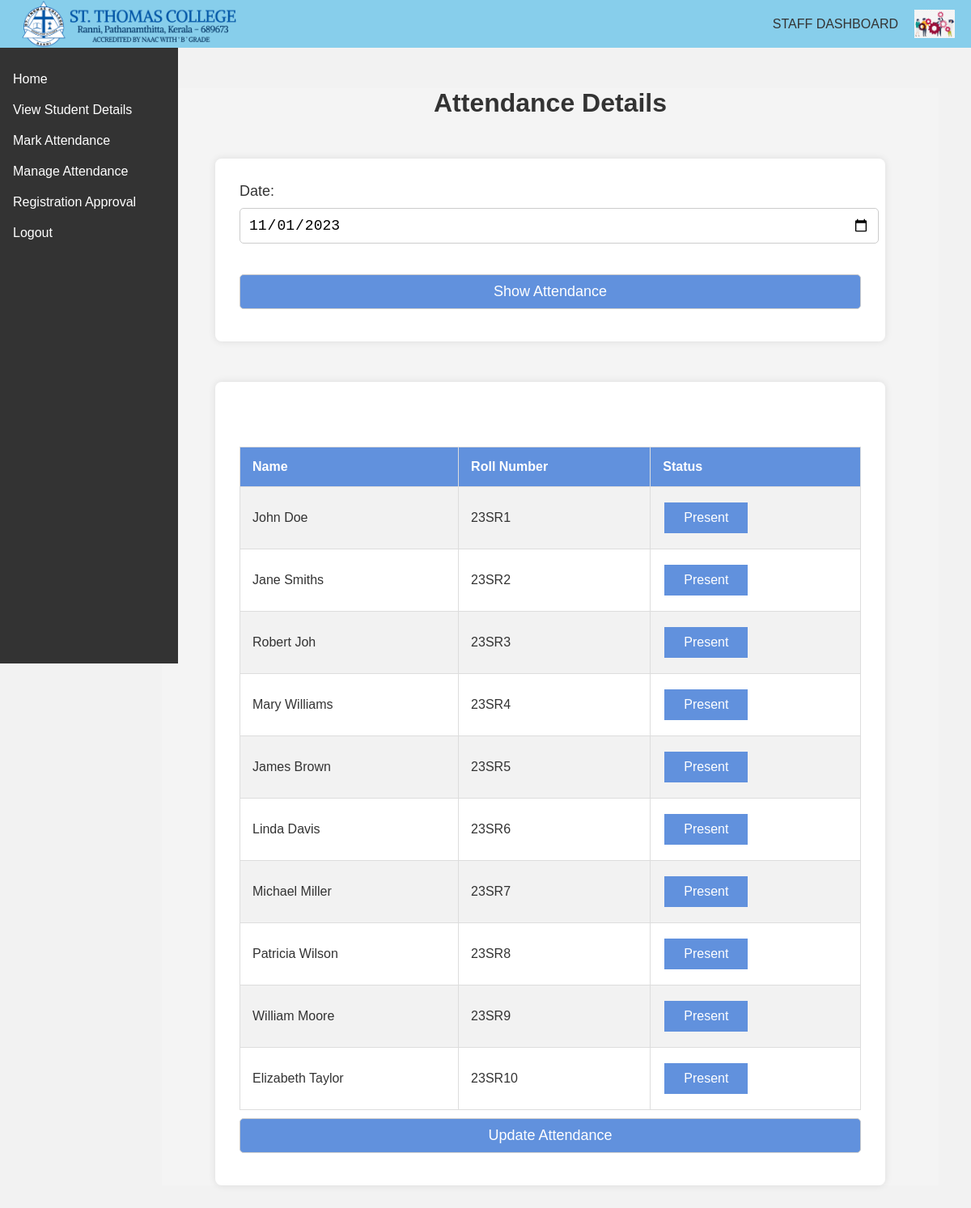
The app's page /edit_attendance/2023-11-01/ with its own data.
### college_app/models.py (models this page shows, shortened)
class Attendance(models.Model):
    student = models.ForeignKey(Student, on_delete=models.CASCADE)
    date = models.DateField()
    is_present = models.BooleanField(default=False)
    class Meta:
        unique_together = ('student', 'date')

class Student(models.Model):
    GENDER_CHOICES = (
        ('M', 'Male'),
        ('F', 'Female'),
        ('O', 'Other'),
    )
    COURSE_CHOICES = (
        ('MCA', 'MCA'),
        ('MBA', 'MBA'),
        ('MMH', 'MMH'),
        ('MA', 'MA'),
        ('MSW', 'MSW'),
        ('MCMS', 'MCMS'),
    )
    name = models.CharField(max_length=200, validators=[MinLengthValidator(2)])
    email = models.EmailField(max_length=254, unique=True)
    contact = models.CharField(max_length=10, unique=True)
    parent_name = models.CharField(max_length=200, validators=[MinLengthValidator(2)])
    gender = models.CharField(max_length=1, choices=GENDER_CHOICES)
    course = models.CharField(max_length=4, choices=COURSE_CHOICES)
    date_of_birth = models.DateField()
    registration_date = models.DateTimeField(auto_now_add=True)
    student_image = models.ImageField(upload_to='students/images/')
    roll_number = models.CharField(max_length=50, unique=True, blank=True)
    password = models.CharField(
        max_length=100,
        validators=[
            RegexValidator(
                regex=r'^(?=.*[A-Za-z])(?=.*\d)(?=.*[@$!%*#?&])[A-Za-z\d@$!%*#?&]{8,}$',
                message="Password should have at least one letter, one number, and one special character"
            )
        ]
    )
    is_approved = models.BooleanField(default=False)

### college_app/views.py (the view)
# urls.py: path('edit_attendance/<str:date>/', views.edit_attendance, name='edit_attendance'),
def edit_attendance(request, date):
    attendances = Attendance.objects.filter(date=date)
    if request.method == 'POST':
        for attendance in attendances:
            form = AttendanceForm(request.POST, instance=attendance, prefix=str(attendance.id))
            if form.is_valid():
                form.save()
        return redirect('attendance_details')
    else:
        forms = [AttendanceForm(instance=attendance, prefix=str(attendance.id)) for attendance in attendances]
    return render(request, 'edit_attendance.html', {'forms': forms, 'date': date})

### templates/edit_attendance.html (shortened to what this page needs)
{%extends 's_base.html'%} {% load static %} {% block content %}
<!DOCTYPE html>
<html lang="en">
  <head>
  </head>
  <body>
    <div class="body">
      <h1>Attendance Details</h1>
      <form method="get">
        <label for="date">Date:</label><br />
        <input
          type="date"
          id="date"
          name="date"
          value="{{ date }}"
        /><br /><br />
        <input type="submit" value="Show Attendance" />
      </form>
      <form method="post">
        <table>
          <tr>
            <th>Name</th>
            <th>Roll Number</th>
            <th>Status</th>
          </tr>
          {% for form in forms %}
          <tr>
            <td>{{ form.instance.student.name }}</td>
            <td>{{ form.instance.student.roll_number }}</td>
            <td>
              <button
                type="button"
                class="status-button"
                onclick="changeStatus(this)"
              >
                {{ form.instance.is_present|yesno:"Present,Absent" }}
              </button>
            </td>
          </tr>
          {% endfor %}
        </table>
        <input type="submit" value="Update Attendance" />
      </form>
    </div>
  </body>
</html>
{% endblock %}

### templates/s_base.html (style rules this page uses)
body { font-family: Arial, sans-serif; margin: 0; padding: 0; background-color: #f2f2f2; color: #333; }
table { flex: 1; width: calc(80% - 20px); border-collapse: collapse; margin-top: 20px; }
th, td { border: 1px solid #ddd; padding: 8px; text-align: left; }
th { background-color: #6191dd; color: white; }

### templates/edit_attendance.html (style rules this page uses)
.body { width: 80%; margin: 0 40px 0 auto; font-family: Arial, sans-serif; background-color: #f4f4f4; padding: 0; }
h1 { text-align: center; color: #333; margin-top: 50px; }
form { width: 80%; margin: 50px auto; background-color: #fff; padding: 30px; border-radius: 8px; box-shadow: 0px 0px 10px 0px rgba(0, 0, 0, 0.1); }
label { font-size: 18px; color: #333; }
input[type="date"], input[type="submit"] { width: 100%; padding: 10px; margin: 10px 0; border-radius: 5px; border: 1px solid #ccc; font-size: 18px; }
input[type="submit"] { background-color: #6191dd; color: #fff; cursor: pointer; }
table { width: 100%; margin-top: 50px; border-collapse: collapse; }
th, td { border: 1px solid #ddd; padding: 15px; text-align: left; }
th { background-color: #6191dd; color: white; }
tr:nth-child(even) { background-color: #f2f2f2; }
.status-button { background-color: #6191dd; border: none; color: white; padding: 10px 24px; text-align: center; text-decoration: none; display: inline-block; font-size: 16px; margin: 4px 2px; cursor: pointer; }

### records on screen
Attendance: instance.student.name "John Doe", instance.student.roll_number "23SR1", instance.is_present "Present"
Attendance: instance.student.name "Jane Smiths", instance.student.roll_number "23SR2", instance.is_present "Present"
Attendance: instance.student.name "Robert Joh", instance.student.roll_number "23SR3", instance.is_present "Present"
Attendance: instance.student.name "Mary Williams", instance.student.roll_number "23SR4", instance.is_present "Present"
Attendance: instance.student.name "James Brown", instance.student.roll_number "23SR5", instance.is_present "Present"
Attendance: instance.student.name "Linda Davis", instance.student.roll_number "23SR6", instance.is_present "Present"
Attendance: instance.student.name "Michael Miller", instance.student.roll_number "23SR7", instance.is_present "Present"
Attendance: instance.student.name "Patricia Wilson", instance.student.roll_number "23SR8", instance.is_present "Present"
Attendance: instance.student.name "William Moore", instance.student.roll_number "23SR9", instance.is_present "Present"
Attendance: instance.student.name "Elizabeth Taylor", instance.student.roll_number "23SR10", instance.is_present "Present"
